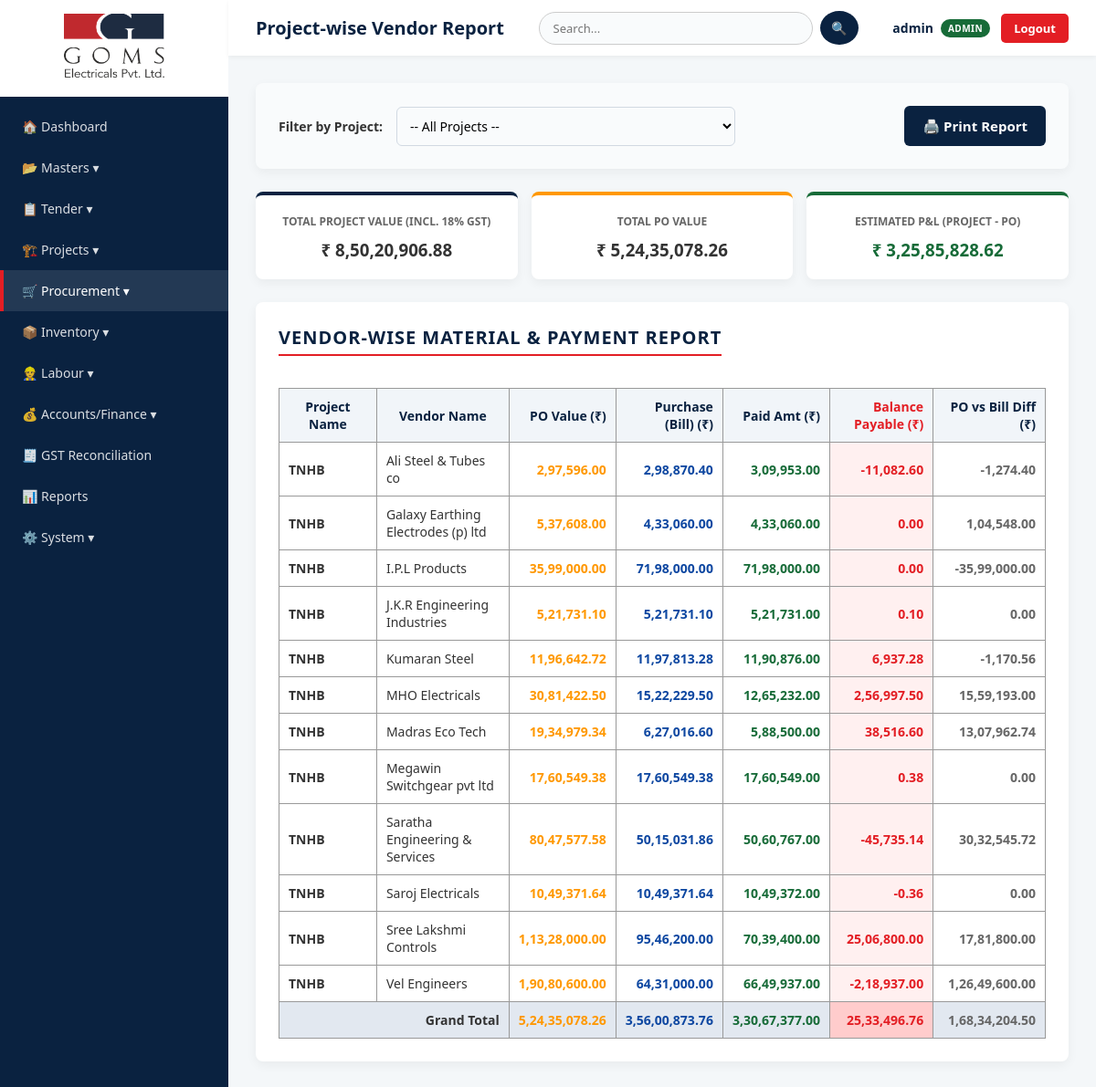
The app's page /vendor_report (signed in) with its own data.
### tables this page shows
CREATE TABLE po (id INTEGER PRIMARY KEY AUTOINCREMENT, project_name TEXT NOT NULL, vendor_name TEXT NOT NULL, po_date TEXT, delivery_address TEXT, quotation_no TEXT, status TEXT DEFAULT 'Ordered', gm_approval TEXT DEFAULT 'Pending');

### app.py (the view)
@app.route("/vendor_report")
def vendor_report():
    if not session.get("username"): return redirect(url_for("login"))
    conn = get_db(); sp = request.args.get("project", ""); pairs = []
    if sp: pairs = conn.execute("SELECT DISTINCT project_name, vendor_name FROM po WHERE project_name=? UNION SELECT DISTINCT project_name, supplier_name as vendor_name FROM purchases WHERE project_name=?", (sp, sp)).fetchall()
    else: pairs = conn.execute("SELECT DISTINCT project_name, vendor_name FROM po UNION SELECT DISTINCT project_name, supplier_name as vendor_name FROM purchases").fetchall()
    tpv = conn.execute("SELECT SUM(project_value) FROM projects" + (" WHERE project_name=?" if sp else ""), ((sp,) if sp else ())).fetchone()[0] or 0
    rd = []; gpo=0; gpu=0; gpa=0; gdi=0; gpy=0
    for p in pairs:
        po = conn.execute("SELECT SUM(po_items.quantity*po_items.rate*1.18) FROM po JOIN po_items ON po.id=po_items.po_id WHERE po.project_name=? AND po.vendor_name=?", (p['project_name'], p['vendor_name'])).fetchone()[0] or 0
        pu = conn.execute("SELECT SUM(total_amount) FROM purchases WHERE project_name=? AND supplier_name=?", (p['project_name'], p['vendor_name'])).fetchone()[0] or 0
        pa = conn.execute("SELECT SUM(amount) FROM accounts WHERE project_name=? AND transaction_type IN ('Expense', 'Debit Note') AND paid_name=?", (p['project_name'], p['vendor_name'])).fetchone()[0] or 0
        rd.append({"project": p['project_name'], "vendor": p['vendor_name'], "po": po, "purchase": pu, "paid": pa, "diff": po-pu, "balance_payable": pu-pa})
        gpo += po; gpu += pu; gpa += pa; gdi += (po-pu); gpy += (pu-pa)
    pl = conn.execute("SELECT project_name FROM projects ORDER BY project_name").fetchall(); conn.close()
    return render_template("vendor_report.html", report_data=rd, project_list=pl, selected_project=sp, total_proj_val_gst=round(tpv*1.18, 2), pl_amount=round(tpv*1.18, 2)-gpo, grand_po=gpo, grand_purchase=gpu, grand_paid=gpa, grand_diff=gdi, grand_payable=gpy)

### app.py (called while the page is built, shortened)
@app.after_request
def add_header(response):
    response.headers["Cache-Control"] = "no-cache, no-store, must-revalidate, public, max-age=0"
    response.headers["Pragma"] = "no-cache"
    response.headers["Expires"] = "0"
    return response

@app.template_filter('inr')
def format_inr(number):
    if number is None: return "0.00"
    try: number = float(number)
    except: return "0.00"
    is_negative = False
    if number < 0:
        is_negative = True
        number = abs(number)
    s = f"{number:.2f}"
    integer_part, decimal_part = s.split(".")
    if len(integer_part) > 3:
        last_three = integer_part[-3:]
        remaining = integer_part[:-3]
        groups = []
        while len(remaining) > 2:
            groups.insert(0, remaining[-2:])
            remaining = remaining[:-2]
        if remaining: groups.insert(0, remaining)
        formatted_integer = ",".join(groups) + "," + last_three
    else: formatted_integer = integer_part
    result = formatted_integer + "." + decimal_part
    if is_negative: result = "-" + result
    return result

def get_db():
    conn = sqlite3.connect(DATABASE, timeout=20)
    conn.row_factory = sqlite3.Row
    return conn

@app.before_request
def restrict_site_supervisor():
    if not session.get("username"): return

### templates/vendor_report.html (shortened to what this page needs)
{% extends "base.html" %}
{% block page_title %}Project-wise Vendor Report{% endblock %}
{% block content %}
<div class="card no-print" style="background: #f9fbfc;">
    <form method="GET" style="display: flex; gap: 15px; align-items: center; justify-content: space-between; flex-wrap: wrap;">
        <div style="display: flex; align-items: center; gap: 15px; width: 100%; max-width: 500px;">
            <label style="margin: 0; white-space: nowrap; font-weight: bold;">Filter by Project:</label>
            <select name="project" onchange="this.form.submit()" style="padding: 10px; border-radius: 6px; width: 100%;">
                <option value="">-- All Projects --</option>
            </select>
        </div>
        <button type="button" onclick="window.print()" class="btn" style="background: #0a2240;">🖨️ Print Report</button>
    </form>
</div>
<div class="print-section">
    <div class="summary-grid">
        <div class="summary-card" style="border-top: 4px solid #0a2240;">
            <h4>Total Project Value (Incl. 18% GST)</h4>
            <h3>₹ {{ (total_proj_val_gst or 0) | inr }}</h3>
        </div>
        <div class="summary-card" style="border-top: 4px solid #ff9800;">
            <h4>Total PO Value</h4>
            <h3>₹ {{ (grand_po or 0) | inr }}</h3>
        </div>
        <div class="summary-card" style="border-top: 4px solid {% if (pl_amount or 0) >= 0 %}#176b38{% else %}#e31e24{% endif %};">
            <h4>Estimated P&L (Project - PO)</h4>
            <h3 style="color: {% if (pl_amount or 0) >= 0 %}#176b38{% else %}#e31e24{% endif %};">₹ {{ (pl_amount or 0) | inr }}</h3>
        </div>
    </div>
    <div class="card">
        <h3 class="report-title">Vendor-wise Material & Payment Report</h3>
        <div class="table-wrap">
            <table class="vendor-table">
                <thead>
                    <tr>
                        <th style="width: 15%;">Project Name</th>
                        <th style="width: 20%;">Vendor Name</th>
                        <th style="width: 12%; text-align: right;">PO Value (₹)</th>
                        <th style="width: 12%; text-align: right;">Purchase (Bill) (₹)</th>
                        <th style="width: 12%; text-align: right;">Paid Amt (₹)</th>
                        <th style="width: 14%; text-align: right; color: #e31e24;">Balance Payable (₹)</th>
                        <th style="width: 15%; text-align: right;">PO vs Bill Diff (₹)</th>
                    </tr>
                </thead>
                <tbody>
                    {% for row in report_data %}
                    <tr>
                        <td><strong>{{ row.project }}</strong></td>
                        <td>{{ row.vendor }}</td>
                        <td class="amount" style="color: #ff9800;">{{ (row.po or 0) | inr }}</td>
                        <td class="amount" style="color: #0d47a1;">{{ (row.purchase or 0) | inr }}</td>
                        <td class="amount" style="color: #176b38;">{{ (row.paid or 0) | inr }}</td>
                        <td class="amount" style="color: #e31e24; background: #fff0f0;">{{ (row.balance_payable or 0) | inr }}</td>
                        <td class="amount" style="color: #666;">{{ (row.diff or 0) | inr }}</td>
                    </tr>
                    {% else %}
                    <tr><td colspan="7" style="text-align: center;">No vendor records found for this project.</td></tr>
                    {% endfor %}
                </tbody>
                <tfoot>
                    <tr style="background: #e2e8f0; font-weight: bold; font-size: 14px;">
                        <td colspan="2" style="text-align: right;">Grand Total</td>
                        <td class="amount" style="color: #ff9800;">{{ (grand_po or 0) | inr }}</td>
                        <td class="amount" style="color: #0d47a1;">{{ (grand_purchase or 0) | inr }}</td>
                        <td class="amount" style="color: #176b38;">{{ (grand_paid or 0) | inr }}</td>
                        <td class="amount" style="color: #e31e24; background: #ffcccc;">{{ (grand_payable or 0) | inr }}</td>
                        <td class="amount" style="color: #666;">{{ (grand_diff or 0) | inr }}</td>
                    </tr>
                </tfoot>
            </table>
        </div>
    </div>
</div>
{% endblock %}

### templates/base.html (style rules this page uses)
:root { --primary-blue: #0a2240; --accent-red: #e31e24; --bg-light: #f4f7f9; --text-dark: #333; --text-light: #666; --white: #ffffff; --border: #d1d9e2; }
* { box-sizing: border-box; margin: 0; padding: 0; font-family: 'Segoe UI', Tahoma, Geneva, Verdana, sans-serif; }
body { background-color: var(--bg-light); color: var(--text-dark); display: flex; min-height: 100vh; }
.card { background: var(--white); border-radius: 8px; padding: 25px; box-shadow: 0 4px 12px rgba(0,0,0,0.05); margin-bottom: 25px; }
.card h3 { margin-bottom: 20px; color: var(--primary-blue); border-bottom: 2px solid var(--accent-red); display: inline-block; padding-bottom: 5px; }
label { display: block; margin-bottom: 8px; font-weight: 600; font-size: 14px; color: var(--text-dark); }
input, select, textarea { width: 100%; padding: 12px; border: 1px solid var(--border); border-radius: 6px; font-size: 14px; background: #f9fbfc; transition: 0.3s; }
.btn { background: var(--primary-blue); color: var(--white); border: none; padding: 12px 20px; border-radius: 6px; cursor: pointer; font-size: 15px; font-weight: bold; transition: 0.3s; display: inline-block; text-decoration: none; }
.table-wrap { overflow-x: auto; }
table { width: 100%; border-collapse: collapse; margin-top: 15px; }
th, td { padding: 12px 15px; text-align: left; border-bottom: 1px solid var(--border); font-size: 14px; }
th { background: #f1f5f9; color: var(--primary-blue); font-weight: bold; }

### templates/vendor_report.html (style rules this page uses)
.vendor-table { width: 100%; border-collapse: collapse; margin-top: 15px; font-size: 13px; }
.vendor-table th, .vendor-table td { border: 1px solid #999; padding: 10px; }
.vendor-table th { background: #f1f5f9; font-weight: bold; text-align: center; }
.vendor-table td.amount { text-align: right; font-weight: bold; }
.report-title { text-align: center; font-size: 20px; color: var(--primary-blue); margin-bottom: 20px; text-transform: uppercase; letter-spacing: 1px; }
.summary-grid { display: grid; grid-template-columns: repeat(3, 1fr); gap: 15px; margin-bottom: 25px; }
.summary-card { background: white; padding: 20px; border-radius: 8px; box-shadow: 0 4px 12px rgba(0,0,0,0.05); text-align: center; }
.summary-card h4 { color: #666; font-size: 12px; margin-bottom: 10px; text-transform: uppercase; font-weight: 700; }

### records on screen
po: project "TNHB", vendor "Ali Steel & Tubes co", po "2,97,596.00", purchase "2,98,870.40", paid "3,09,953.00", balance_payable "-11,082.60", diff "-1,274.40"
po: project "TNHB", vendor "Galaxy Earthing Electrodes (p) ltd", po "5,37,608.00", purchase "4,33,060.00", paid "4,33,060.00", balance_payable "0.00", diff "1,04,548.00"
po: project "TNHB", vendor "I.P.L Products", po "35,99,000.00", purchase "71,98,000.00", paid "71,98,000.00", balance_payable "0.00", diff "-35,99,000.00"
po: project "TNHB", vendor "J.K.R Engineering Industries", po "5,21,731.10", purchase "5,21,731.10", paid "5,21,731.00", balance_payable "0.10", diff "0.00"
po: project "TNHB", vendor "Kumaran Steel", po "11,96,642.72", purchase "11,97,813.28", paid "11,90,876.00", balance_payable "6,937.28", diff "-1,170.56"
po: project "TNHB", vendor "MHO Electricals", po "30,81,422.50", purchase "15,22,229.50", paid "12,65,232.00", balance_payable "2,56,997.50", diff "15,59,193.00"
po: project "TNHB", vendor "Madras Eco Tech", po "19,34,979.34", purchase "6,27,016.60", paid "5,88,500.00", balance_payable "38,516.60", diff "13,07,962.74"
po: project "TNHB", vendor "Megawin Switchgear pvt ltd", po "17,60,549.38", purchase "17,60,549.38", paid "17,60,549.00", balance_payable "0.38", diff "0.00"
po: project "TNHB", vendor "Saratha Engineering & Services", po "80,47,577.58", purchase "50,15,031.86", paid "50,60,767.00", balance_payable "-45,735.14", diff "30,32,545.72"
po: project "TNHB", vendor "Saroj Electricals", po "10,49,371.64", purchase "10,49,371.64", paid "10,49,372.00", balance_payable "-0.36", diff "0.00"
po: project "TNHB", vendor "Sree Lakshmi Controls", po "1,13,28,000.00", purchase "95,46,200.00", paid "70,39,400.00", balance_payable "25,06,800.00", diff "17,81,800.00"

### other values on screen
{{ session['username'] }} "admin"
{{ user_role }} "ADMIN"
{{ (total_proj_val_gst or 0) | inr }} "8,50,20,906.88"
{{ (grand_po or 0) | inr }} "5,24,35,078.26"
{{ (pl_amount or 0) | inr }} "3,25,85,828.62"
{{ row.project }} "TNHB"
{{ row.vendor }} "Vel Engineers"
{{ (row.po or 0) | inr }} "1,90,80,600.00"
{{ (row.purchase or 0) | inr }} "64,31,000.00"
{{ (row.paid or 0) | inr }} "66,49,937.00"
{{ (row.balance_payable or 0) | inr }} "-2,18,937.00"
{{ (row.diff or 0) | inr }} "1,26,49,600.00"
{{ (grand_purchase or 0) | inr }} "3,56,00,873.76"
{{ (grand_paid or 0) | inr }} "3,30,67,377.00"
{{ (grand_payable or 0) | inr }} "25,33,496.76"
